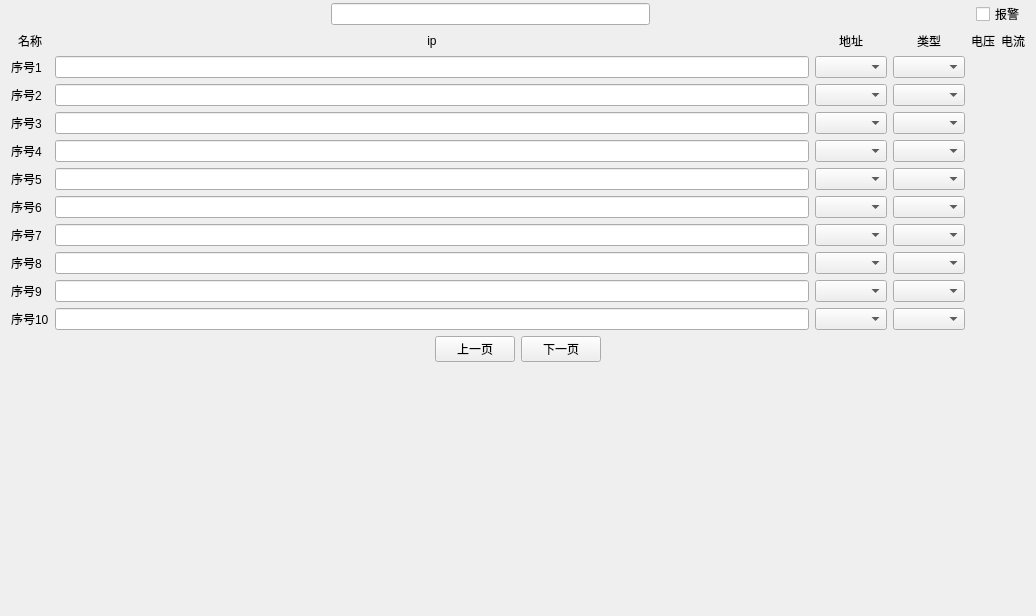
<?xml version="1.0" encoding="UTF-8"?>
<ui version="4.0">
 <class>VIDetectBoardInfoWidget</class>
 <widget class="QWidget" name="VIDetectBoardInfoWidget">
  <property name="geometry">
   <rect>
    <x>0</x>
    <y>0</y>
    <width>1036</width>
    <height>616</height>
   </rect>
  </property>
  <property name="windowTitle">
   <string>Form</string>
  </property>
  <layout class="QGridLayout" name="gridLayout_2">
   <property name="topMargin">
    <number>2</number>
   </property>
   <property name="bottomMargin">
    <number>0</number>
   </property>
   <item row="1" column="0">
    <layout class="QGridLayout" name="gridLayout">
     <item row="9" column="4">
      <widget class="QComboBox" name="comboBox_boardtype_9"/>
     </item>
     <item row="0" column="5">
      <widget class="QLabel" name="label_v">
       <property name="text">
        <string>电压</string>
       </property>
       <property name="alignment">
        <set>Qt::AlignCenter</set>
       </property>
      </widget>
     </item>
     <item row="0" column="6">
      <widget class="QLabel" name="label_i">
       <property name="text">
        <string>电流</string>
       </property>
       <property name="alignment">
        <set>Qt::AlignCenter</set>
       </property>
      </widget>
     </item>
     <item row="1" column="0">
      <widget class="QLabel" name="label_0">
       <property name="text">
        <string>序号1</string>
       </property>
      </widget>
     </item>
     <item row="2" column="0">
      <widget class="QLabel" name="label_1">
       <property name="text">
        <string>序号2</string>
       </property>
      </widget>
     </item>
     <item row="2" column="2">
      <widget class="myLineEdit" name="lineEdit_cam2_ip">
       <property name="alignment">
        <set>Qt::AlignCenter</set>
       </property>
      </widget>
     </item>
     <item row="3" column="0">
      <widget class="QLabel" name="label_2">
       <property name="text">
        <string>序号3</string>
       </property>
      </widget>
     </item>
     <item row="3" column="2">
      <widget class="myLineEdit" name="lineEdit_cam3_ip">
       <property name="alignment">
        <set>Qt::AlignCenter</set>
       </property>
      </widget>
     </item>
     <item row="4" column="0">
      <widget class="QLabel" name="label_3">
       <property name="text">
        <string>序号4</string>
       </property>
      </widget>
     </item>
     <item row="4" column="2">
      <widget class="myLineEdit" name="lineEdit_cam4_ip">
       <property name="alignment">
        <set>Qt::AlignCenter</set>
       </property>
      </widget>
     </item>
     <item row="5" column="0">
      <widget class="QLabel" name="label_4">
       <property name="text">
        <string>序号5</string>
       </property>
      </widget>
     </item>
     <item row="5" column="2">
      <widget class="myLineEdit" name="lineEdit_cam5_ip">
       <property name="alignment">
        <set>Qt::AlignCenter</set>
       </property>
      </widget>
     </item>
     <item row="6" column="0">
      <widget class="QLabel" name="label_5">
       <property name="text">
        <string>序号6</string>
       </property>
      </widget>
     </item>
     <item row="6" column="2">
      <widget class="myLineEdit" name="lineEdit_cam6_ip">
       <property name="alignment">
        <set>Qt::AlignCenter</set>
       </property>
      </widget>
     </item>
     <item row="7" column="0">
      <widget class="QLabel" name="label_6">
       <property name="text">
        <string>序号7</string>
       </property>
      </widget>
     </item>
     <item row="7" column="2">
      <widget class="myLineEdit" name="lineEdit_cam7_ip">
       <property name="alignment">
        <set>Qt::AlignCenter</set>
       </property>
      </widget>
     </item>
     <item row="8" column="0">
      <widget class="QLabel" name="label_7">
       <property name="text">
        <string>序号8</string>
       </property>
      </widget>
     </item>
     <item row="8" column="2">
      <widget class="myLineEdit" name="lineEdit_cam8_ip">
       <property name="alignment">
        <set>Qt::AlignCenter</set>
       </property>
      </widget>
     </item>
     <item row="9" column="0">
      <widget class="QLabel" name="label_8">
       <property name="text">
        <string>序号9</string>
       </property>
      </widget>
     </item>
     <item row="9" column="2">
      <widget class="myLineEdit" name="lineEdit_cam9_ip">
       <property name="alignment">
        <set>Qt::AlignCenter</set>
       </property>
      </widget>
     </item>
     <item row="10" column="0">
      <widget class="QLabel" name="label_9">
       <property name="text">
        <string>序号10</string>
       </property>
      </widget>
     </item>
     <item row="10" column="2">
      <widget class="myLineEdit" name="lineEdit_cam10_ip">
       <property name="alignment">
        <set>Qt::AlignCenter</set>
       </property>
      </widget>
     </item>
     <item row="1" column="3">
      <widget class="QComboBox" name="comboBox_addr_1"/>
     </item>
     <item row="9" column="5">
      <widget class="QLabel" name="label_v_9">
       <property name="text">
        <string/>
       </property>
       <property name="alignment">
        <set>Qt::AlignCenter</set>
       </property>
      </widget>
     </item>
     <item row="5" column="3">
      <widget class="QComboBox" name="comboBox_addr_5"/>
     </item>
     <item row="4" column="5">
      <widget class="QLabel" name="label_v_4">
       <property name="text">
        <string/>
       </property>
       <property name="alignment">
        <set>Qt::AlignCenter</set>
       </property>
      </widget>
     </item>
     <item row="3" column="5">
      <widget class="QLabel" name="label_v_3">
       <property name="text">
        <string/>
       </property>
       <property name="alignment">
        <set>Qt::AlignCenter</set>
       </property>
      </widget>
     </item>
     <item row="1" column="4">
      <widget class="QComboBox" name="comboBox_boardtype_1"/>
     </item>
     <item row="8" column="3">
      <widget class="QComboBox" name="comboBox_addr_8"/>
     </item>
     <item row="5" column="4">
      <widget class="QComboBox" name="comboBox_boardtype_5"/>
     </item>
     <item row="7" column="4">
      <widget class="QComboBox" name="comboBox_boardtype_7"/>
     </item>
     <item row="1" column="6">
      <widget class="QLabel" name="label_i_1">
       <property name="text">
        <string/>
       </property>
       <property name="alignment">
        <set>Qt::AlignCenter</set>
       </property>
      </widget>
     </item>
     <item row="5" column="6">
      <widget class="QLabel" name="label_i_5">
       <property name="text">
        <string/>
       </property>
       <property name="alignment">
        <set>Qt::AlignCenter</set>
       </property>
      </widget>
     </item>
     <item row="2" column="5">
      <widget class="QLabel" name="label_v_2">
       <property name="text">
        <string/>
       </property>
       <property name="alignment">
        <set>Qt::AlignCenter</set>
       </property>
      </widget>
     </item>
     <item row="6" column="5">
      <widget class="QLabel" name="label_v_6">
       <property name="text">
        <string/>
       </property>
       <property name="alignment">
        <set>Qt::AlignCenter</set>
       </property>
      </widget>
     </item>
     <item row="5" column="5">
      <widget class="QLabel" name="label_v_5">
       <property name="text">
        <string/>
       </property>
       <property name="alignment">
        <set>Qt::AlignCenter</set>
       </property>
      </widget>
     </item>
     <item row="10" column="5">
      <widget class="QLabel" name="label_v_10">
       <property name="text">
        <string/>
       </property>
       <property name="alignment">
        <set>Qt::AlignCenter</set>
       </property>
      </widget>
     </item>
     <item row="4" column="6">
      <widget class="QLabel" name="label_i_4">
       <property name="text">
        <string/>
       </property>
       <property name="alignment">
        <set>Qt::AlignCenter</set>
       </property>
      </widget>
     </item>
     <item row="3" column="3">
      <widget class="QComboBox" name="comboBox_addr_3"/>
     </item>
     <item row="3" column="6">
      <widget class="QLabel" name="label_i_3">
       <property name="text">
        <string/>
       </property>
       <property name="alignment">
        <set>Qt::AlignCenter</set>
       </property>
      </widget>
     </item>
     <item row="2" column="3">
      <widget class="QComboBox" name="comboBox_addr_2"/>
     </item>
     <item row="4" column="3">
      <widget class="QComboBox" name="comboBox_addr_4"/>
     </item>
     <item row="2" column="6">
      <widget class="QLabel" name="label_i_2">
       <property name="text">
        <string/>
       </property>
       <property name="alignment">
        <set>Qt::AlignCenter</set>
       </property>
      </widget>
     </item>
     <item row="7" column="3">
      <widget class="QComboBox" name="comboBox_addr_7"/>
     </item>
     <item row="6" column="3">
      <widget class="QComboBox" name="comboBox_addr_6"/>
     </item>
     <item row="0" column="2">
      <widget class="QLabel" name="label_ip">
       <property name="text">
        <string>ip</string>
       </property>
       <property name="alignment">
        <set>Qt::AlignCenter</set>
       </property>
      </widget>
     </item>
     <item row="10" column="3">
      <widget class="QComboBox" name="comboBox_addr_10"/>
     </item>
     <item row="9" column="3">
      <widget class="QComboBox" name="comboBox_addr_9"/>
     </item>
     <item row="3" column="4">
      <widget class="QComboBox" name="comboBox_boardtype_3"/>
     </item>
     <item row="2" column="4">
      <widget class="QComboBox" name="comboBox_boardtype_2"/>
     </item>
     <item row="8" column="5">
      <widget class="QLabel" name="label_v_8">
       <property name="text">
        <string/>
       </property>
       <property name="alignment">
        <set>Qt::AlignCenter</set>
       </property>
      </widget>
     </item>
     <item row="6" column="4">
      <widget class="QComboBox" name="comboBox_boardtype_6"/>
     </item>
     <item row="4" column="4">
      <widget class="QComboBox" name="comboBox_boardtype_4"/>
     </item>
     <item row="1" column="5">
      <widget class="QLabel" name="label_v_1">
       <property name="text">
        <string/>
       </property>
       <property name="alignment">
        <set>Qt::AlignCenter</set>
       </property>
      </widget>
     </item>
     <item row="10" column="4">
      <widget class="QComboBox" name="comboBox_boardtype_10"/>
     </item>
     <item row="8" column="4">
      <widget class="QComboBox" name="comboBox_boardtype_8"/>
     </item>
     <item row="0" column="3">
      <widget class="QLabel" name="label_addr">
       <property name="text">
        <string>地址</string>
       </property>
       <property name="alignment">
        <set>Qt::AlignCenter</set>
       </property>
      </widget>
     </item>
     <item row="0" column="4">
      <widget class="QLabel" name="label_type">
       <property name="text">
        <string>类型</string>
       </property>
       <property name="alignment">
        <set>Qt::AlignCenter</set>
       </property>
      </widget>
     </item>
     <item row="7" column="5">
      <widget class="QLabel" name="label_v_7">
       <property name="text">
        <string/>
       </property>
       <property name="alignment">
        <set>Qt::AlignCenter</set>
       </property>
      </widget>
     </item>
     <item row="1" column="2">
      <widget class="myLineEdit" name="lineEdit_cam1_ip">
       <property name="alignment">
        <set>Qt::AlignCenter</set>
       </property>
      </widget>
     </item>
     <item row="0" column="0">
      <widget class="QLabel" name="label_name">
       <property name="text">
        <string>名称</string>
       </property>
       <property name="alignment">
        <set>Qt::AlignCenter</set>
       </property>
      </widget>
     </item>
     <item row="6" column="6">
      <widget class="QLabel" name="label_i_6">
       <property name="text">
        <string/>
       </property>
       <property name="alignment">
        <set>Qt::AlignCenter</set>
       </property>
      </widget>
     </item>
     <item row="7" column="6">
      <widget class="QLabel" name="label_i_7">
       <property name="text">
        <string/>
       </property>
       <property name="alignment">
        <set>Qt::AlignCenter</set>
       </property>
      </widget>
     </item>
     <item row="8" column="6">
      <widget class="QLabel" name="label_i_8">
       <property name="text">
        <string/>
       </property>
       <property name="alignment">
        <set>Qt::AlignCenter</set>
       </property>
      </widget>
     </item>
     <item row="9" column="6">
      <widget class="QLabel" name="label_i_9">
       <property name="text">
        <string/>
       </property>
       <property name="alignment">
        <set>Qt::AlignCenter</set>
       </property>
      </widget>
     </item>
     <item row="10" column="6">
      <widget class="QLabel" name="label_i_10">
       <property name="text">
        <string/>
       </property>
       <property name="alignment">
        <set>Qt::AlignCenter</set>
       </property>
      </widget>
     </item>
    </layout>
   </item>
   <item row="2" column="0">
    <layout class="QHBoxLayout" name="horizontalLayout">
     <item>
      <spacer name="horizontalSpacer">
       <property name="orientation">
        <enum>Qt::Horizontal</enum>
       </property>
       <property name="sizeHint" stdset="0">
        <size>
         <width>40</width>
         <height>20</height>
        </size>
       </property>
      </spacer>
     </item>
     <item>
      <widget class="QPushButton" name="pushButton">
       <property name="text">
        <string>上一页</string>
       </property>
      </widget>
     </item>
     <item>
      <widget class="QPushButton" name="pushButton_2">
       <property name="text">
        <string>下一页</string>
       </property>
      </widget>
     </item>
     <item>
      <spacer name="horizontalSpacer_2">
       <property name="orientation">
        <enum>Qt::Horizontal</enum>
       </property>
       <property name="sizeHint" stdset="0">
        <size>
         <width>40</width>
         <height>20</height>
        </size>
       </property>
      </spacer>
     </item>
    </layout>
   </item>
   <item row="3" column="0">
    <spacer name="verticalSpacer_2">
     <property name="orientation">
      <enum>Qt::Vertical</enum>
     </property>
     <property name="sizeHint" stdset="0">
      <size>
       <width>20</width>
       <height>10</height>
      </size>
     </property>
    </spacer>
   </item>
   <item row="0" column="0">
    <layout class="QHBoxLayout" name="horizontalLayout_2">
     <item>
      <spacer name="horizontalSpacer_3">
       <property name="orientation">
        <enum>Qt::Horizontal</enum>
       </property>
       <property name="sizeHint" stdset="0">
        <size>
         <width>40</width>
         <height>20</height>
        </size>
       </property>
      </spacer>
     </item>
     <item>
      <widget class="myLineEdit" name="lineEdit_totalVIboard"/>
     </item>
     <item>
      <spacer name="horizontalSpacer_4">
       <property name="orientation">
        <enum>Qt::Horizontal</enum>
       </property>
       <property name="sizeHint" stdset="0">
        <size>
         <width>40</width>
         <height>20</height>
        </size>
       </property>
      </spacer>
     </item>
     <item>
      <widget class="QCheckBox" name="checkBox">
       <property name="text">
        <string>报警</string>
       </property>
      </widget>
     </item>
    </layout>
   </item>
  </layout>
 </widget>
 <customwidgets>
  <customwidget>
   <class>myLineEdit</class>
   <extends>QLineEdit</extends>
   <header location="global">mysortwidget/mylineedit.h</header>
  </customwidget>
 </customwidgets>
 <resources/>
 <connections/>
</ui>
